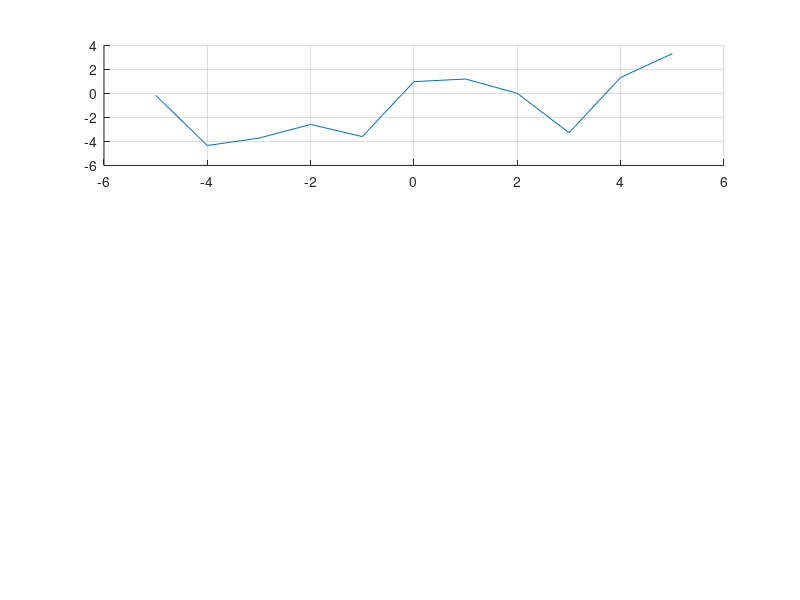

MATLAB code for this plot: (Note: this script raises an error after producing the figure.)
close all, clear all, clc,
dx = 1;
x = -5:dx:5;
y = (rand(1, length(x)) - 0.5)*10;
figure(1); hold on; grid on;
subplot(3, 1, 1), hold on; grid on;
plot(x, y);
dz = 0.01;
z = -5:dz:5;
f = zeros(1, length(z));
for k = 1:length(x)
    f = f + triang((z - x(k))/dx) * y(k)
    subplot(3, 1, 2); hold on; grid on;
    plot(z, f);
end
subplot(3, 1, 3); hold on; grid on;
plot(z, f);
